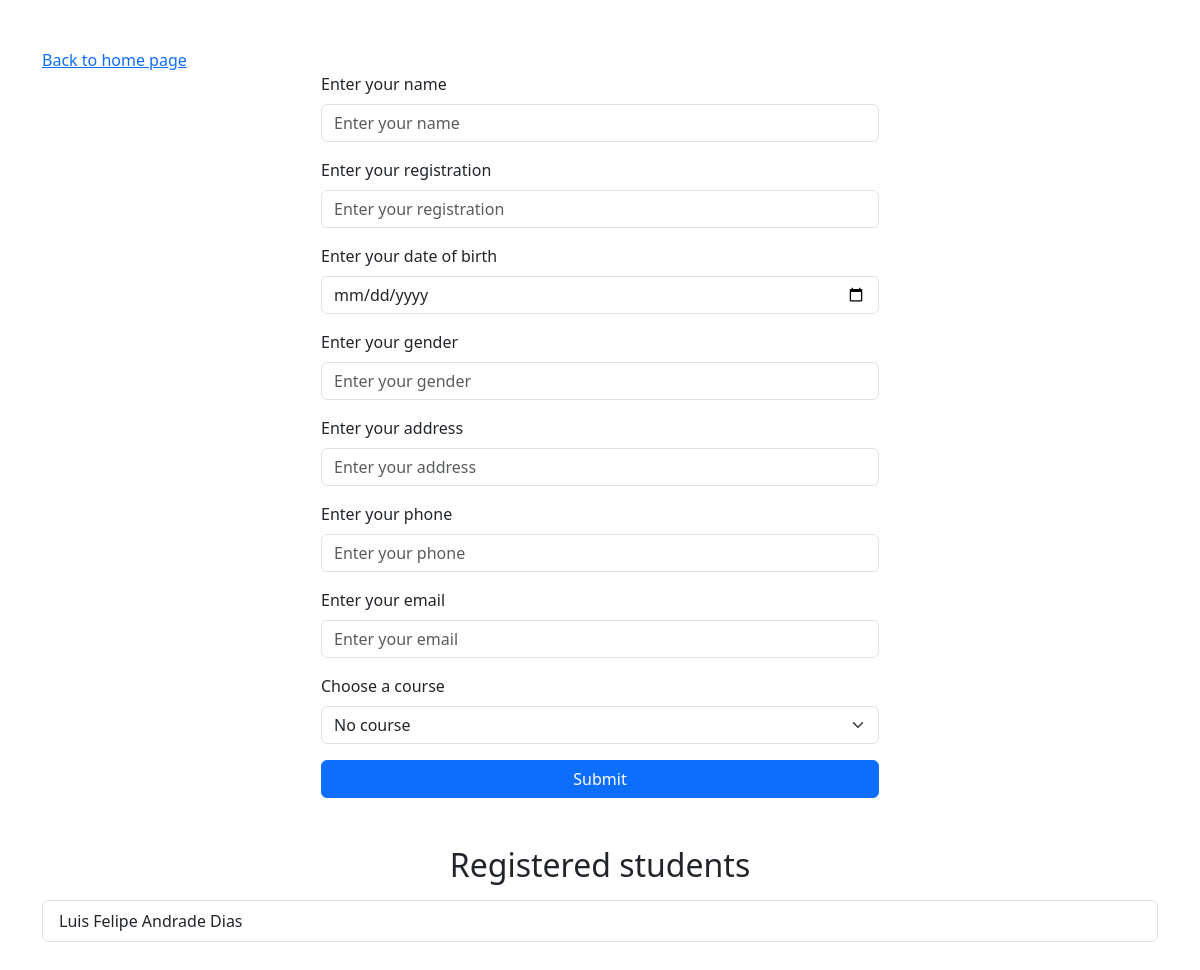
The page /student on the database as committed earlier.
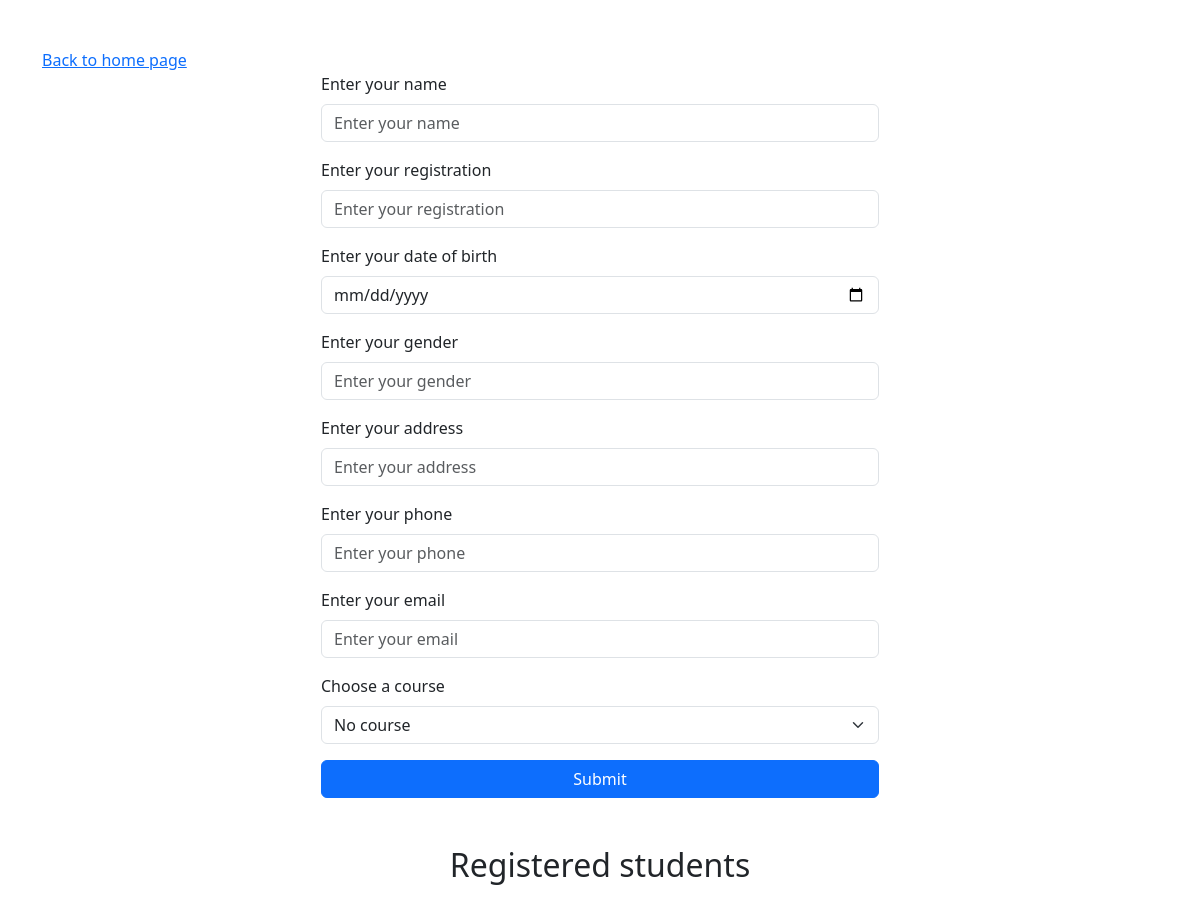
The same page on the database as committed later.
### app/models.py (models this page shows)
class Student(db.Model):
  __tablename__ = 'students'
  id = db.Column(db.Integer, primary_key=True)
  name = db.Column(db.String(100), nullable=False)
  registration = db.Column(db.String(50), unique=True, nullable=False)
  date_of_birth = db.Column(db.String(20), nullable=False)
  gender = db.Column(db.String(10), nullable=False)
  address = db.Column(db.String(255), nullable=False)
  phone = db.Column(db.String(15), nullable=False)
  email = db.Column(db.String(120), unique=True, nullable=False)
  course_id = db.Column(db.Integer, db.ForeignKey('courses.id'), nullable=False)

### app/routes.py (the view, shortened to what this page needs)
@main.route('/student', methods=['GET', 'POST'])
def student():
  form = StudentForm()
  students = Student.query.all()
  return render_template('student.html', form=form, students=students)

### app/forms.py
class StudentForm(FlaskForm):
  name = StringField('Enter your name', validators=[DataRequired()])
  registration = StringField('Enter your registration', validators=[DataRequired()])
  dateOfBirth = DateField('Enter your date of birth', format='%Y-%m-%d', validators=[DataRequired()])
  gender = StringField('Enter your gender', validators=[DataRequired()])
  address = StringField('Enter your address', validators=[DataRequired()])
  phone = StringField('Enter your phone', validators=[DataRequired()])
  email = StringField('Enter your email', validators=[DataRequired()])
  course = SelectField('Choose a course', default=None, coerce=int)
  submit = SubmitField('Submit')
  def __init__(self, *args, **kwargs):
    super(StudentForm, self).__init__(*args, **kwargs)
    self.course.choices = [(course.id, course.name) for course in Course.query.all()]
    self.course.choices.insert(0, (0, 'No course'))

### app/templates/student.html (shortened to what this page needs)
<!doctype html>
<html lang="en">
<head>
  <link href="https://cdn.jsdelivr.net/npm/bootstrap@5.3.3/dist/css/bootstrap.min.css" rel="stylesheet"
>
</head>
<body>
  <div class="container my-5">
    <a href="/">Back to home page</a>
    <form class="w-50 m-auto" method="POST" action="">
      <div class="mb-3">
        {{ form.name.label(class="form-label") }}
        {{ form.name(class="form-control", placeholder="Enter your name") }}
      </div>
      <div class="mb-3">
        {{ form.registration.label(class="form-label") }}
        {{ form.registration(class="form-control", placeholder="Enter your registration") }}
      </div>
      <div class="mb-3">
        {{ form.dateOfBirth.label(class="form-label") }}
        {{ form.dateOfBirth(class="form-control", type="date", placeholder="Enter your date of birth") }}
      </div>
      <div class="mb-3">
        {{ form.gender.label(class="form-label") }}
        {{ form.gender(class="form-control", placeholder="Enter your gender") }}
      </div>
      <div class="mb-3">
        {{ form.address.label(class="form-label") }}
        {{ form.address(class="form-control", placeholder="Enter your address") }}
      </div>
      <div class="mb-3">
        {{ form.phone.label(class="form-label") }}
        {{ form.phone(class="form-control", placeholder="Enter your phone") }}
      </div>
      <div class="mb-3">
        {{ form.email.label(class="form-label") }}
        {{ form.email(class="form-control", placeholder="Enter your email") }}
      </div>
      <div class="mb-3">
        {{ form.course.label(class="form-label") }}
        {{ form.course(class="form-select") }}
      </div>
      <div class="d-grid">
        {{ form.submit(class="btn btn-primary") }}
      </div>
    </form>
    <h2 class="mt-5 mb-3 text-center">Registered students</h2>
    <ul class="list-group">
      {% for student in students %}
      <li class="list-group-item">{{ student.name }}</li>
      {% endfor %}
    </ul>
  </div>
</body>
</html>

Rows that differ between the two databases and show on the page:
removed Student: name "Luis Felipe Andrade Dias"
